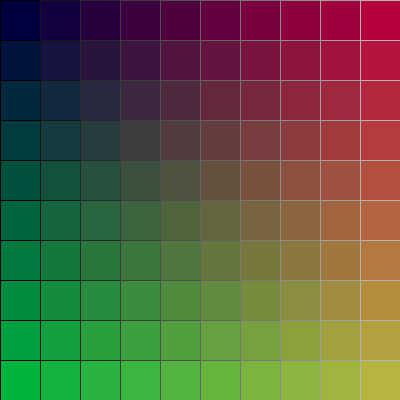
Frame 1 (no input)
Frame 60 (the mouse pressed at the canvas centre just before this capture): identical to frame 1, image omitted
Frame 120 (the mouse held since frame 60 and released just before this capture): identical to frame 1, image omitted

The Processing sketch that drew this single still picture (run headless with seeded random() and noise(); from frame 60 on, the mouse is pressed at the canvas centre):

// Processing sketch: processing_89365
// ── processing_89365.pde

float largeur, colonnes;

void setup(){
  size(400,400);
  smooth();
  frameRate(30);
  
  colonnes = 10;
  largeur = width/colonnes;
}

void draw(){
  background(127);
  
  noStroke();
  
  for(int j = 0; j<colonnes; j++){
    for(int i = 0; i<colonnes; i++){
      fill(20*i, 20*j, 20*PI);
      stroke(20*i);
      rect(i*largeur,j*largeur,largeur,largeur);
    }
  }
}
